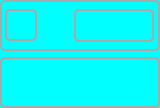
<?xml version="1.0" encoding="UTF-8"?>
<ui version="4.0">
 <class>TerminalWidget</class>
 <widget class="QWidget" name="TerminalWidget">
  <property name="geometry">
   <rect>
    <x>0</x>
    <y>0</y>
    <width>160</width>
    <height>108</height>
   </rect>
  </property>
  <property name="sizePolicy">
   <sizepolicy hsizetype="Preferred" vsizetype="Preferred">
    <horstretch>0</horstretch>
    <verstretch>0</verstretch>
   </sizepolicy>
  </property>
  <property name="minimumSize">
   <size>
    <width>160</width>
    <height>0</height>
   </size>
  </property>
  <property name="maximumSize">
   <size>
    <width>160</width>
    <height>16777215</height>
   </size>
  </property>
  <property name="palette">
   <palette>
    <active>
     <colorrole role="Base">
      <brush brushstyle="SolidPattern">
       <color alpha="255">
        <red>255</red>
        <green>255</green>
        <blue>255</blue>
       </color>
      </brush>
     </colorrole>
     <colorrole role="Window">
      <brush brushstyle="SolidPattern">
       <color alpha="255">
        <red>0</red>
        <green>255</green>
        <blue>255</blue>
       </color>
      </brush>
     </colorrole>
    </active>
    <inactive>
     <colorrole role="Base">
      <brush brushstyle="SolidPattern">
       <color alpha="255">
        <red>255</red>
        <green>255</green>
        <blue>255</blue>
       </color>
      </brush>
     </colorrole>
     <colorrole role="Window">
      <brush brushstyle="SolidPattern">
       <color alpha="255">
        <red>0</red>
        <green>255</green>
        <blue>255</blue>
       </color>
      </brush>
     </colorrole>
    </inactive>
    <disabled>
     <colorrole role="Base">
      <brush brushstyle="SolidPattern">
       <color alpha="255">
        <red>0</red>
        <green>255</green>
        <blue>255</blue>
       </color>
      </brush>
     </colorrole>
     <colorrole role="Window">
      <brush brushstyle="SolidPattern">
       <color alpha="255">
        <red>0</red>
        <green>255</green>
        <blue>255</blue>
       </color>
      </brush>
     </colorrole>
    </disabled>
   </palette>
  </property>
  <property name="windowTitle">
   <string>TerminalWidget</string>
  </property>
  <layout class="QGridLayout" name="gridLayout_3">
   <property name="leftMargin">
    <number>0</number>
   </property>
   <property name="topMargin">
    <number>0</number>
   </property>
   <property name="rightMargin">
    <number>0</number>
   </property>
   <property name="bottomMargin">
    <number>0</number>
   </property>
   <item row="0" column="0">
    <widget class="QFrame" name="frame">
     <property name="minimumSize">
      <size>
       <width>160</width>
       <height>51</height>
      </size>
     </property>
     <property name="maximumSize">
      <size>
       <width>160</width>
       <height>51</height>
      </size>
     </property>
     <property name="styleSheet">
      <string notr="true">QFrame {
  border-width:2px;
  border-color:darkGray;
  border-style:solid;
  border-radius: 5px
}</string>
     </property>
     <layout class="QGridLayout" name="gridLayout_2">
      <property name="leftMargin">
       <number>1</number>
      </property>
      <property name="topMargin">
       <number>1</number>
      </property>
      <property name="rightMargin">
       <number>1</number>
      </property>
      <property name="bottomMargin">
       <number>1</number>
      </property>
      <property name="spacing">
       <number>0</number>
      </property>
      <item row="0" column="0">
       <widget class="QFrame" name="headFrame">
        <property name="minimumSize">
         <size>
          <width>32</width>
          <height>32</height>
         </size>
        </property>
        <property name="maximumSize">
         <size>
          <width>32</width>
          <height>32</height>
         </size>
        </property>
        <property name="styleSheet">
         <string notr="true"/>
        </property>
        <property name="frameShape">
         <enum>QFrame::StyledPanel</enum>
        </property>
        <property name="frameShadow">
         <enum>QFrame::Raised</enum>
        </property>
       </widget>
      </item>
      <item row="0" column="1">
       <layout class="QGridLayout" name="gridLayout">
        <property name="spacing">
         <number>1</number>
        </property>
        <item row="0" column="0">
         <widget class="QPushButton" name="speakMarkButton">
          <property name="minimumSize">
           <size>
            <width>12</width>
            <height>12</height>
           </size>
          </property>
          <property name="maximumSize">
           <size>
            <width>12</width>
            <height>12</height>
           </size>
          </property>
          <property name="styleSheet">
           <string notr="true">border-color:rbg(0,0,0,0);</string>
          </property>
          <property name="text">
           <string/>
          </property>
          <property name="icon">
           <iconset resource="CoolView.qrc">
            <normaloff>:/image/speak.png</normaloff>:/image/speak.png</iconset>
          </property>
          <property name="iconSize">
           <size>
            <width>12</width>
            <height>12</height>
           </size>
          </property>
          <property name="flat">
           <bool>true</bool>
          </property>
         </widget>
        </item>
        <item row="0" column="1">
         <widget class="QPushButton" name="audioMarkButton">
          <property name="minimumSize">
           <size>
            <width>16</width>
            <height>16</height>
           </size>
          </property>
          <property name="maximumSize">
           <size>
            <width>16</width>
            <height>16</height>
           </size>
          </property>
          <property name="styleSheet">
           <string notr="true">border-color:rbg(0,0,0,0);</string>
          </property>
          <property name="text">
           <string/>
          </property>
          <property name="icon">
           <iconset resource="CoolView.qrc">
            <normaloff>:/image/mic.png</normaloff>:/image/mic.png</iconset>
          </property>
          <property name="iconSize">
           <size>
            <width>16</width>
            <height>16</height>
           </size>
          </property>
          <property name="flat">
           <bool>true</bool>
          </property>
         </widget>
        </item>
        <item row="1" column="0">
         <widget class="QPushButton" name="handUpMarkButton">
          <property name="minimumSize">
           <size>
            <width>16</width>
            <height>16</height>
           </size>
          </property>
          <property name="maximumSize">
           <size>
            <width>16</width>
            <height>16</height>
           </size>
          </property>
          <property name="styleSheet">
           <string notr="true">border-color:rbg(0,0,0,0);</string>
          </property>
          <property name="text">
           <string/>
          </property>
          <property name="icon">
           <iconset resource="CoolView.qrc">
            <normaloff>:/image/hire-me.png</normaloff>:/image/hire-me.png</iconset>
          </property>
          <property name="iconSize">
           <size>
            <width>16</width>
            <height>16</height>
           </size>
          </property>
          <property name="flat">
           <bool>true</bool>
          </property>
         </widget>
        </item>
        <item row="1" column="1">
         <widget class="QPushButton" name="videoMarkButton">
          <property name="minimumSize">
           <size>
            <width>16</width>
            <height>16</height>
           </size>
          </property>
          <property name="maximumSize">
           <size>
            <width>16</width>
            <height>16</height>
           </size>
          </property>
          <property name="styleSheet">
           <string notr="true">border-color:rbg(0,0,0,0);</string>
          </property>
          <property name="text">
           <string/>
          </property>
          <property name="icon">
           <iconset resource="CoolView.qrc">
            <normaloff>:/image/camera-web.png</normaloff>:/image/camera-web.png</iconset>
          </property>
          <property name="iconSize">
           <size>
            <width>16</width>
            <height>16</height>
           </size>
          </property>
          <property name="flat">
           <bool>true</bool>
          </property>
         </widget>
        </item>
       </layout>
      </item>
      <item row="0" column="2">
       <layout class="QHBoxLayout" name="horizontalLayout_15">
        <property name="spacing">
         <number>0</number>
        </property>
        <item>
         <widget class="QLabel" name="memberNameLabel">
          <property name="sizePolicy">
           <sizepolicy hsizetype="Preferred" vsizetype="Fixed">
            <horstretch>0</horstretch>
            <verstretch>0</verstretch>
           </sizepolicy>
          </property>
          <property name="minimumSize">
           <size>
            <width>80</width>
            <height>20</height>
           </size>
          </property>
          <property name="maximumSize">
           <size>
            <width>80</width>
            <height>40</height>
           </size>
          </property>
          <property name="font">
           <font>
            <kerning>true</kerning>
           </font>
          </property>
          <property name="styleSheet">
           <string notr="true">border-color:rbg(0,0,0,0);</string>
          </property>
          <property name="text">
           <string/>
          </property>
          <property name="alignment">
           <set>Qt::AlignCenter</set>
          </property>
          <property name="wordWrap">
           <bool>true</bool>
          </property>
         </widget>
        </item>
       </layout>
      </item>
     </layout>
    </widget>
   </item>
   <item row="1" column="0">
    <widget class="QFrame" name="frame_2">
     <property name="minimumSize">
      <size>
       <width>160</width>
       <height>51</height>
      </size>
     </property>
     <property name="maximumSize">
      <size>
       <width>160</width>
       <height>51</height>
      </size>
     </property>
     <property name="styleSheet">
      <string notr="true">QFrame {
border-width:2px;
border-color:darkGray;
border-style:solid;
border-radius: 5px
}</string>
     </property>
     <layout class="QGridLayout" name="virtualGridLayout">
      <property name="leftMargin">
       <number>3</number>
      </property>
      <property name="topMargin">
       <number>0</number>
      </property>
      <property name="rightMargin">
       <number>3</number>
      </property>
      <property name="bottomMargin">
       <number>0</number>
      </property>
      <property name="spacing">
       <number>0</number>
      </property>
     </layout>
    </widget>
   </item>
  </layout>
  <action name="stopReceiveAllVideoAction">
   <property name="text">
    <string>停止接收所有视频</string>
   </property>
   <property name="toolTip">
    <string>停止接收所有视频</string>
   </property>
  </action>
  <action name="permitSpeakAction">
   <property name="checkable">
    <bool>true</bool>
   </property>
   <property name="text">
    <string>允许发言</string>
   </property>
   <property name="toolTip">
    <string>允许/禁止发言</string>
   </property>
  </action>
  <action name="receiveAudioAction">
   <property name="checkable">
    <bool>true</bool>
   </property>
   <property name="text">
    <string>接收音频</string>
   </property>
   <property name="toolTip">
    <string>接收/停止接收音频</string>
   </property>
  </action>
 </widget>
 <layoutdefault spacing="6" margin="11"/>
 <resources>
  <include location="CoolView.qrc"/>
 </resources>
 <connections/>
</ui>
